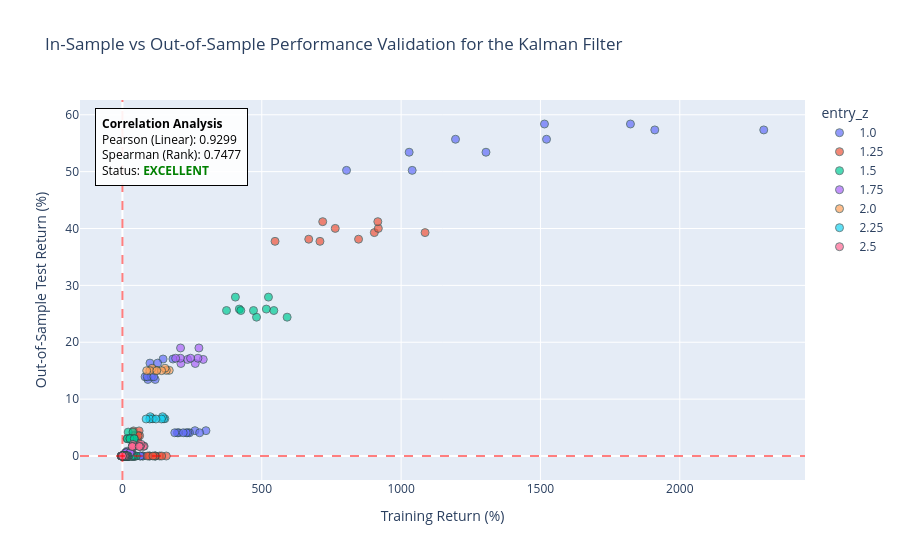

This figure's notebook cell:
### Code cell
# ==============================================================================
# 1. HYPERPARAMETER GRID FOR KALMAN FILTER STRATEGY
# ==============================================================================
kalman_param_grid = {
    'entry_z': [1.0, 1.25, 1.5, 1.75, 2.0, 2.25, 2.5],
    'exit_z': config['grids']['kalman']['exit_z'],
    'stop_loss_z': config['grids']['kalman']['stop_loss_z'],
    'delta': config['grids']['kalman']['delta'],        
    'obs_variance': config['grids']['kalman']['obs_variance']        
}

# ==============================================================================
# 2. INITIALIZE AND EXECUTE MODULAR BACKTEST
# ==============================================================================
kalman_backtest = PairsBacktest(
    ticker_x=ticker_x,
    ticker_y=ticker_y,
    start_date=str(start_date),
    end_date_train=str(end_date_train),
    start_date_test=str(start_date_test),
    end_date=str(end_date),
    strategy_cls=KalmanZScoreStrategy,
    strategy_param_grid=kalman_param_grid,
    show_heatmaps=True,
    transaction_cost=t_cost,
    compounding=is_compounding,
    target_metric=metric_to_use,
    strategy_name=strategy_name_KF
)

kalman_train_df, kalman_test_df = kalman_backtest.execute_pipeline()

if kalman_train_df is not None:
    print(f"\n EVALUATING IN-SAMPLE REGIMES - {ticker_x} x {ticker_y}")
    evaluate_stationarity_regimes(kalman_train_df, strategy_name_KF, is_compounding)

if kalman_test_df is not None:
    print(f"\n EVALUATING OUT-OF-SAMPLE REGIMES - {ticker_x} x {ticker_y}")
    evaluate_stationarity_regimes(kalman_test_df, strategy_name_KF, is_compounding)

### Figure 1 — Plotly figure (JSON) as saved in the notebook; plotly's stock layout.template omitted (floating-point values rounded to 4 significant figures; data arrays with more than 128 entries replaced by an {"elided": "..."} marker saying what was removed)
{"data": [{"customdata": {"elided": "60x6 mixed values"}, "hovertemplate": "entry_z=%{customdata[1]}<br>Training Return (%)=%{x}<br>Out-of-Sample Test Return (%)=%{y}<br>exit_z=%{customdata[2]}<br>stop_loss_z=%{customdata[3]}<br>delta=%{customdata[4]}<br>obs_variance=%{customdata[5]}<extra></extra>", "legendgroup": "1.0", "marker": {"color": "#636efa", "line": {"color": "DarkSlateGrey", "width": 1}, "opacity": 0.7, "size": 8, "symbol": "circle"}, "mode": "markers", "name": "1.0", "orientation": "v", "showlegend": true, "type": "scatter", "x": [1910.0, 145.9, 260.3, 73.21, 17.34, 10.39, 2301.0, 181.3, 299.7, 73.21, 17.34, 10.39, 1514.0, 98.77, 240.6, 63.98, 16.41, 10.2, 1823.0, 126.2, 277.1, 63.98, 16.41, 10.2, 1195.0, 91.28, 202.5, 46.32, 14.67, 8.598, 1522.0, 117.6, 234.5, 46.32, 14.67, 8.598, 1029.0, 81.33, 197.4, 41.38, 14.67, 8.598, 1305.0, 103.8, 228.8, 41.38, 14.67, 8.598, 804.1, 89.03, 187.7, 38.22, 14.67, 8.598, 1040.0, 112.5, 218.1, 38.22, 14.67, 8.598], "xaxis": "x", "y": [57.33, 17.05, 4.452, 0, 0, 0, 57.33, 17.05, 4.452, 0, 0, 0, 58.38, 16.33, 4.089, 0, 0, 0, 58.38, 16.33, 4.089, 0, 0, 0, 55.69, 13.46, 4.089, 0, 0, 0, 55.69, 13.46, 4.089, 0, 0, 0, 53.41, 13.93, 4.089, 0, 0, 0, 53.41, 13.93, 4.089, 0, 0, 0, 50.22, 13.93, 4.089, 0, 0, 0, 50.22, 13.93, 4.089, 0, 0, 0], "yaxis": "y"}, {"customdata": {"elided": "60x6 mixed values"}, "hovertemplate": "entry_z=%{customdata[1]}<br>Training Return (%)=%{x}<br>Out-of-Sample Test Return (%)=%{y}<br>exit_z=%{customdata[2]}<br>stop_loss_z=%{customdata[3]}<br>delta=%{customdata[4]}<br>obs_variance=%{customdata[5]}<extra></extra>", "legendgroup": "1.25", "marker": {"color": "#EF553B", "line": {"color": "DarkSlateGrey", "width": 1}, "opacity": 0.7, "size": 8, "symbol": "circle"}, "mode": "markers", "name": "1.25", "orientation": "v", "showlegend": true, "type": "scatter", "x": [903.9, 39.8, 133.7, 43.89, 7.47, -0.2598, 1086.0, 59.8, 157.4, 43.89, 7.47, -0.2598, 763.6, 31.69, 118.8, 33.6, 7.281, -0.4326, 918.2, 49.76, 140.9, 33.6, 7.281, -0.4326, 718.7, 36.48, 98.28, 30.05, 5.679, -0.4326, 916.4, 55.24, 118.4, 30.05, 5.679, -0.4326, 668.5, 43.79, 96.03, 24.92, 5.679, -0.4326, 847.3, 61.63, 115.9, 24.92, 5.679, -0.4326, 547.6, 39.01, 90.23, 24.2, 5.679, -0.4326, 708.8, 56.26, 109.5, 24.2, 5.679, -0.4326], "xaxis": "x", "y": [39.28, 4.413, 0, 0, 0, 0, 39.28, 4.413, 0, 0, 0, 0, 40.02, 3.252, 0, 0, 0, 0, 40.02, 3.252, 0, 0, 0, 0, 41.2, 2.636, 0, 0, 0, 0, 41.2, 2.636, 0, 0, 0, 0, 38.12, 3.571, 0, 0, 0, 0, 38.12, 3.571, 0, 0, 0, 0, 37.74, 3.571, 0, 0, 0, 0, 37.74, 3.571, 0, 0, 0, 0], "yaxis": "y"}, {"customdata": {"elided": "60x6 mixed values"}, "hovertemplate": "entry_z=%{customdata[1]}<br>Training Return (%)=%{x}<br>Out-of-Sample Test Return (%)=%{y}<br>exit_z=%{customdata[2]}<br>stop_loss_z=%{customdata[3]}<br>delta=%{customdata[4]}<br>obs_variance=%{customdata[5]}<extra></extra>", "legendgroup": "1.5", "marker": {"color": "#00cc96", "line": {"color": "DarkSlateGrey", "width": 1}, "opacity": 0.7, "size": 8, "symbol": "circle"}, "mode": "markers", "name": "1.5", "orientation": "v", "showlegend": true, "type": "scatter", "x": [481.2, 20.67, 36.12, 22.53, -0.2595, -0.2598, 591.0, 37.79, 49.91, 22.53, -0.2595, -0.2598, 419.4, 16.77, 28.89, 20.19, -0.4348, -0.4326, 516.4, 32.72, 41.94, 20.19, -0.4348, -0.4326, 405.4, 18.18, 23.94, 20.19, -0.4348, -0.4326, 524.0, 34.27, 36.49, 20.19, -0.4348, -0.4326, 424.8, 27.19, 24.06, 19.5, -0.4348, -0.4326, 543.4, 42.81, 36.63, 19.5, -0.4348, -0.4326, 373.5, 26.8, 19.41, 19.5, -0.4348, -0.4326, 470.4, 42.38, 31.51, 19.5, -0.4348, -0.4326], "xaxis": "x", "y": [24.41, 4.201, 0, 0, 0, 0, 24.41, 4.201, 0, 0, 0, 0, 25.83, 3.043, 0, 0, 0, 0, 25.83, 3.043, 0, 0, 0, 0, 27.93, 3.043, 0, 0, 0, 0, 27.93, 3.043, 0, 0, 0, 0, 25.58, 3.043, 0, 0, 0, 0, 25.58, 3.043, 0, 0, 0, 0, 25.58, 3.043, 0, 0, 0, 0, 25.58, 3.043, 0, 0, 0, 0], "yaxis": "y"}, {"customdata": {"elided": "60x6 mixed values"}, "hovertemplate": "entry_z=%{customdata[1]}<br>Training Return (%)=%{x}<br>Out-of-Sample Test Return (%)=%{y}<br>exit_z=%{customdata[2]}<br>stop_loss_z=%{customdata[3]}<br>delta=%{customdata[4]}<br>obs_variance=%{customdata[5]}<extra></extra>", "legendgroup": "1.75", "marker": {"color": "#ab63fa", "line": {"color": "DarkSlateGrey", "width": 1}, "opacity": 0.7, "size": 8, "symbol": "circle"}, "mode": "markers", "name": "1.75", "orientation": "v", "showlegend": true, "type": "scatter", "x": [233.7, 16.23, 11.91, 18.35, 0, 0, 290.0, 32.72, 23.25, 18.35, 0, 0, 209.9, 14.84, 9.805, 16.18, 0, 0, 261.4, 30.53, 20.93, 16.18, 0, 0, 208.6, 10.58, 5.725, 16.18, 0, 0, 274.5, 25.64, 16.43, 16.18, 0, 0, 208.0, 14.06, 5.832, 15.58, 0, 0, 271.0, 28.08, 16.55, 15.58, 0, 0, 191.0, 13.42, 4.688, 15.58, 0, 0, 244.4, 27.36, 15.29, 15.58, 0, 0], "xaxis": "x", "y": [16.98, 0.8303, 0, 0, 0, 0, 16.98, 0.8303, 0, 0, 0, 0, 16.27, 0.5847, 0, 0, 0, 0, 16.27, 0.5847, 0, 0, 0, 0, 18.99, 0.5847, 0, 0, 0, 0, 18.99, 0.5847, 0, 0, 0, 0, 17.19, 0.5847, 0, 0, 0, 0, 17.19, 0.5847, 0, 0, 0, 0, 17.19, 0.5847, 0, 0, 0, 0, 17.19, 0.5847, 0, 0, 0, 0], "yaxis": "y"}, {"customdata": {"elided": "60x6 mixed values"}, "hovertemplate": "entry_z=%{customdata[1]}<br>Training Return (%)=%{x}<br>Out-of-Sample Test Return (%)=%{y}<br>exit_z=%{customdata[2]}<br>stop_loss_z=%{customdata[3]}<br>delta=%{customdata[4]}<br>obs_variance=%{customdata[5]}<extra></extra>", "legendgroup": "2.0", "marker": {"color": "#FFA15A", "line": {"color": "DarkSlateGrey", "width": 1}, "opacity": 0.7, "size": 8, "symbol": "circle"}, "mode": "markers", "name": "2.0", "orientation": "v", "showlegend": true, "type": "scatter", "x": [122.3, 4.987, 4.802, 13.98, 0, 0, 168.0, 20.86, 15.41, 13.98, 0, 0, 113.8, 4.776, 5.485, 11.89, 0, 0, 157.4, 18.87, 16.17, 11.89, 0, 0, 106.6, 4.043, 2.098, 11.89, 0, 0, 152.6, 17.99, 12.44, 11.89, 0, 0, 98.2, 4.297, 2.583, 11.32, 0, 0, 140.5, 16.44, 12.97, 11.32, 0, 0, 87.03, 3.724, 2.122, 11.32, 0, 0, 123.0, 15.8, 12.46, 11.32, 0, 0], "xaxis": "x", "y": [15.06, 0, 0, 0, 0, 0, 15.06, 0, 0, 0, 0, 0, 15.06, 0, 0, 0, 0, 0, 15.06, 0, 0, 0, 0, 0, 15.44, 0, 0, 0, 0, 0, 15.44, 0, 0, 0, 0, 0, 15.01, 0, 0, 0, 0, 0, 15.01, 0, 0, 0, 0, 0, 15.01, 0, 0, 0, 0, 0, 15.01, 0, 0, 0, 0, 0], "yaxis": "y"}, {"customdata": {"elided": "60x6 mixed values"}, "hovertemplate": "entry_z=%{customdata[1]}<br>Training Return (%)=%{x}<br>Out-of-Sample Test Return (%)=%{y}<br>exit_z=%{customdata[2]}<br>stop_loss_z=%{customdata[3]}<br>delta=%{customdata[4]}<br>obs_variance=%{customdata[5]}<extra></extra>", "legendgroup": "2.25", "marker": {"color": "#19d3f3", "line": {"color": "DarkSlateGrey", "width": 1}, "opacity": 0.7, "size": 8, "symbol": "circle"}, "mode": "markers", "name": "2.25", "orientation": "v", "showlegend": true, "type": "scatter", "x": [109.6, -2.012, 5.819, 13.98, 0, 0, 152.3, 12.8, 16.53, 13.98, 0, 0, 106.4, -1.148, 6.509, 11.89, 0, 0, 148.2, 12.15, 17.29, 11.89, 0, 0, 99.83, -1.148, 3.089, 11.89, 0, 0, 144.0, 12.1, 13.53, 11.89, 0, 0, 98.09, -1.148, 2.557, 11.32, 0, 0, 140.2, 10.36, 12.94, 11.32, 0, 0, 85.04, -1.692, 2.557, 11.32, 0, 0, 120.3, 9.751, 12.94, 11.32, 0, 0], "xaxis": "x", "y": [6.555, 0, 0, 0, 0, 0, 6.555, 0, 0, 0, 0, 0, 6.555, 0, 0, 0, 0, 0, 6.555, 0, 0, 0, 0, 0, 6.907, 0, 0, 0, 0, 0, 6.907, 0, 0, 0, 0, 0, 6.51, 0, 0, 0, 0, 0, 6.51, 0, 0, 0, 0, 0, 6.51, 0, 0, 0, 0, 0, 6.51, 0, 0, 0, 0, 0], "yaxis": "y"}, {"customdata": {"elided": "60x6 mixed values"}, "hovertemplate": "entry_z=%{customdata[1]}<br>Training Return (%)=%{x}<br>Out-of-Sample Test Return (%)=%{y}<br>exit_z=%{customdata[2]}<br>stop_loss_z=%{customdata[3]}<br>delta=%{customdata[4]}<br>obs_variance=%{customdata[5]}<extra></extra>", "legendgroup": "2.5", "marker": {"color": "#FF6692", "line": {"color": "DarkSlateGrey", "width": 1}, "opacity": 0.7, "size": 8, "symbol": "circle"}, "mode": "markers", "name": "2.5", "orientation": "v", "showlegend": true, "type": "scatter", "x": [44.18, -2.335, -3.739, 0, 0, 0, 77.79, 12.43, 6.009, 0, 0, 0, 42.15, -2.335, -3.739, 0, 0, 0, 75.11, 10.8, 6.009, 0, 0, 0, 37.32, -2.335, -3.739, 0, 0, 0, 67.0, 10.76, 6.009, 0, 0, 0, 35.84, -2.335, -4.236, 0, 0, 0, 64.02, 9.032, 5.462, 0, 0, 0, 35.18, -2.335, -4.236, 0, 0, 0, 60.27, 9.032, 5.462, 0, 0, 0], "xaxis": "x", "y": [1.715, 0, 0, 0, 0, 0, 1.715, 0, 0, 0, 0, 0, 1.715, 0, 0, 0, 0, 0, 1.715, 0, 0, 0, 0, 0, 2.052, 0, 0, 0, 0, 0, 2.052, 0, 0, 0, 0, 0, 1.672, 0, 0, 0, 0, 0, 1.672, 0, 0, 0, 0, 0, 1.672, 0, 0, 0, 0, 0, 1.672, 0, 0, 0, 0, 0], "yaxis": "y"}], "layout": {"annotations": [{"align": "left", "bgcolor": "rgba(255, 255, 255, 0.9)", "bordercolor": "black", "borderpad": 6, "borderwidth": 1, "font": {"color": "black", "size": 12}, "showarrow": false, "text": "<b>Correlation Analysis</b><br>Pearson (Linear): 0.9299<br>Spearman (Rank): 0.7477<br>Status: <span style='color:green'><b>EXCELLENT</b></span>", "x": 0.02, "xref": "paper", "y": 0.98, "yref": "paper"}], "legend": {"title": {"text": "entry_z"}, "tracegroupgap": 0}, "shapes": [{"line": {"color": "red", "dash": "dash"}, "opacity": 0.5, "type": "line", "x0": 0, "x1": 1, "xref": "x domain", "y0": 0, "y1": 0, "yref": "y"}, {"line": {"color": "red", "dash": "dash"}, "opacity": 0.5, "type": "line", "x0": 0, "x1": 0, "xref": "x", "y0": 0, "y1": 1, "yref": "y domain"}], "title": {"text": "In-Sample vs Out-of-Sample Performance Validation for the Kalman Filter"}, "xaxis": {"anchor": "y", "domain": [0, 1], "title": {"text": "Training Return (%)"}}, "yaxis": {"anchor": "x", "domain": [0, 1], "title": {"text": "Out-of-Sample Test Return (%)"}}}}
